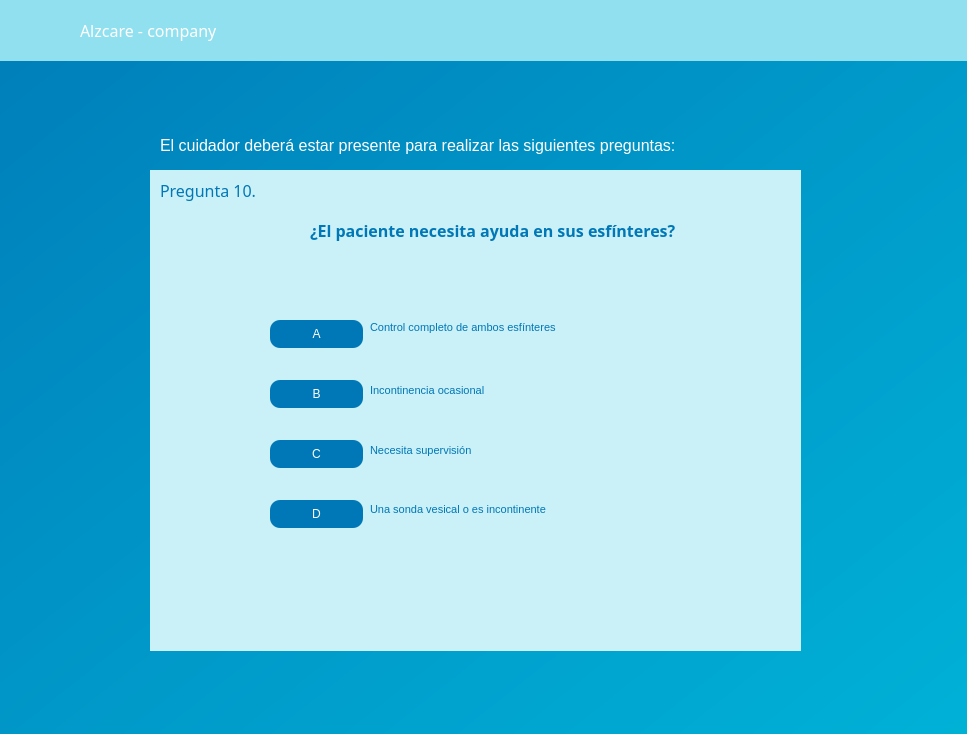
<?xml version="1.0" encoding="UTF-8"?>
<ui version="4.0">
 <class>Form</class>
 <widget class="QWidget" name="Form">
  <property name="geometry">
   <rect>
    <x>0</x>
    <y>0</y>
    <width>967</width>
    <height>734</height>
   </rect>
  </property>
  <property name="windowTitle">
   <string>Form</string>
  </property>
  <widget class="QWidget" name="widget" native="true">
   <property name="geometry">
    <rect>
     <x>-90</x>
     <y>-110</y>
     <width>1101</width>
     <height>881</height>
    </rect>
   </property>
   <property name="styleSheet">
    <string notr="true">QWidget {
    background: qlineargradient(x1:0, y1:0, x2:1, y2:1, stop:0 #0077b6, stop:0.5 #0096c7, stop:1 #00b4d8);
}

QLabel {
    background-color: transparent;  /* Fondo transparente para QLabel */
    color: white;  /* Color del texto del QLabel */
    font-size: 16px;  /* Tamaño de fuente del QLabel */
}

QLineEdit {
    background-color: white;  /* Fondo sólido blanco para QLineEdit */
    border: 2px solid #00b4d8;
    border-radius: 10px;
    padding: 10px;
    font-size: 16px;
    color: black;
}

QLineEdit:focus {
    border: 2px solid #0077b6; /* Color del borde al enfocar */
    outline: none;
}


QPushButton{
	border-radius: 10px;
	color: white;
	background-color: rgb(0, 119, 182)
}</string>
   </property>
   <widget class="QLabel" name="label_5">
    <property name="geometry">
     <rect>
      <x>610</x>
      <y>330</y>
      <width>61</width>
      <height>51</height>
     </rect>
    </property>
    <property name="text">
     <string/>
    </property>
    <property name="pixmap">
     <pixmap resource="recursos_interfazseguimiento10.qrc">:/prefijoNuevo/Alzcare.png</pixmap>
    </property>
   </widget>
   <widget class="QWidget" name="widget_2" native="true">
    <property name="geometry">
     <rect>
      <x>10</x>
      <y>110</y>
      <width>1191</width>
      <height>61</height>
     </rect>
    </property>
    <property name="styleSheet">
     <string notr="true">QWidget{
	background-color: rgb(144, 224, 239);
}</string>
    </property>
    <widget class="QLabel" name="label_2">
     <property name="geometry">
      <rect>
       <x>160</x>
       <y>20</y>
       <width>151</width>
       <height>21</height>
      </rect>
     </property>
     <property name="font">
      <font>
       <family>Montserrat</family>
       <pointsize>-1</pointsize>
       <weight>50</weight>
       <bold>false</bold>
      </font>
     </property>
     <property name="text">
      <string>Alzcare - company</string>
     </property>
    </widget>
    <widget class="QLabel" name="label">
     <property name="geometry">
      <rect>
       <x>100</x>
       <y>10</y>
       <width>41</width>
       <height>41</height>
      </rect>
     </property>
     <property name="text">
      <string/>
     </property>
     <property name="pixmap">
      <pixmap resource="recursos_interfazseguimiento10.qrc">:/prefijoNuevo/Alzcare.png</pixmap>
     </property>
     <property name="scaledContents">
      <bool>true</bool>
     </property>
    </widget>
    <widget class="QPushButton" name="pushButton_regresar">
     <property name="geometry">
      <rect>
       <x>960</x>
       <y>20</y>
       <width>81</width>
       <height>31</height>
      </rect>
     </property>
     <property name="text">
      <string/>
     </property>
     <property name="icon">
      <iconset resource="recursos_interfazseguimiento10.qrc">
       <normaloff>:/prefijoNuevo/regresar.png</normaloff>:/prefijoNuevo/regresar.png</iconset>
     </property>
     <property name="iconSize">
      <size>
       <width>40</width>
       <height>240</height>
      </size>
     </property>
    </widget>
   </widget>
   <widget class="QWidget" name="widget_3" native="true">
    <property name="geometry">
     <rect>
      <x>240</x>
      <y>280</y>
      <width>651</width>
      <height>481</height>
     </rect>
    </property>
    <property name="styleSheet">
     <string notr="true">QWidget{
	background-color: rgb(202, 240, 248);
}
QLabel{
	color: rgb(0, 119, 182);}

QPushButton{
	background-color: rgb(0, 119, 182);
	color: white;
}</string>
    </property>
    <widget class="QLabel" name="label_3">
     <property name="geometry">
      <rect>
       <x>10</x>
       <y>0</y>
       <width>351</width>
       <height>41</height>
      </rect>
     </property>
     <property name="font">
      <font>
       <family>Montserrat</family>
       <pointsize>-1</pointsize>
       <weight>50</weight>
       <bold>false</bold>
      </font>
     </property>
     <property name="text">
      <string>&lt;html&gt;&lt;head/&gt;&lt;body&gt;&lt;p&gt;Pregunta 10.&lt;/p&gt;&lt;/body&gt;&lt;/html&gt;</string>
     </property>
    </widget>
    <widget class="QLabel" name="label_7">
     <property name="geometry">
      <rect>
       <x>160</x>
       <y>40</y>
       <width>421</width>
       <height>41</height>
      </rect>
     </property>
     <property name="font">
      <font>
       <family>Montserrat</family>
       <pointsize>-1</pointsize>
       <weight>75</weight>
       <bold>true</bold>
      </font>
     </property>
     <property name="text">
      <string>&lt;html&gt;&lt;head/&gt;&lt;body&gt;&lt;p&gt;¿El paciente necesita ayuda en sus esfínteres?&lt;/p&gt;&lt;/body&gt;&lt;/html&gt;</string>
     </property>
    </widget>
    <widget class="QPushButton" name="pushButton">
     <property name="geometry">
      <rect>
       <x>120</x>
       <y>150</y>
       <width>93</width>
       <height>28</height>
      </rect>
     </property>
     <property name="text">
      <string>A</string>
     </property>
    </widget>
    <widget class="QPushButton" name="pushButton_B">
     <property name="geometry">
      <rect>
       <x>120</x>
       <y>210</y>
       <width>93</width>
       <height>28</height>
      </rect>
     </property>
     <property name="text">
      <string>B</string>
     </property>
    </widget>
    <widget class="QPushButton" name="pushButton_C">
     <property name="geometry">
      <rect>
       <x>120</x>
       <y>270</y>
       <width>93</width>
       <height>28</height>
      </rect>
     </property>
     <property name="text">
      <string>C</string>
     </property>
    </widget>
    <widget class="QPushButton" name="pushButton_D">
     <property name="geometry">
      <rect>
       <x>120</x>
       <y>330</y>
       <width>93</width>
       <height>28</height>
      </rect>
     </property>
     <property name="text">
      <string>D</string>
     </property>
    </widget>
    <widget class="QLabel" name="label_A">
     <property name="geometry">
      <rect>
       <x>220</x>
       <y>150</y>
       <width>261</width>
       <height>16</height>
      </rect>
     </property>
     <property name="text">
      <string>&lt;html&gt;&lt;head/&gt;&lt;body&gt;&lt;p&gt;&lt;span style=&quot; font-size:8pt;&quot;&gt;Control completo de ambos esfínteres&lt;/span&gt;&lt;/p&gt;&lt;/body&gt;&lt;/html&gt;</string>
     </property>
    </widget>
    <widget class="QLabel" name="label_B">
     <property name="geometry">
      <rect>
       <x>220</x>
       <y>210</y>
       <width>141</width>
       <height>21</height>
      </rect>
     </property>
     <property name="text">
      <string>&lt;html&gt;&lt;head/&gt;&lt;body&gt;&lt;p&gt;&lt;span style=&quot; font-size:8pt;&quot;&gt;Incontinencia ocasional&lt;/span&gt;&lt;/p&gt;&lt;/body&gt;&lt;/html&gt;</string>
     </property>
    </widget>
    <widget class="QLabel" name="label_C">
     <property name="geometry">
      <rect>
       <x>220</x>
       <y>270</y>
       <width>141</width>
       <height>21</height>
      </rect>
     </property>
     <property name="text">
      <string>&lt;html&gt;&lt;head/&gt;&lt;body&gt;&lt;p&gt;&lt;span style=&quot; font-size:8pt;&quot;&gt;Necesita supervisión&lt;/span&gt;&lt;/p&gt;&lt;/body&gt;&lt;/html&gt;</string>
     </property>
    </widget>
    <widget class="QLabel" name="label_D">
     <property name="geometry">
      <rect>
       <x>220</x>
       <y>330</y>
       <width>221</width>
       <height>20</height>
      </rect>
     </property>
     <property name="text">
      <string>&lt;html&gt;&lt;head/&gt;&lt;body&gt;&lt;p&gt;&lt;span style=&quot; font-size:8pt;&quot;&gt;Una sonda vesical o es incontinente&lt;/span&gt;&lt;/p&gt;&lt;/body&gt;&lt;/html&gt;</string>
     </property>
    </widget>
   </widget>
   <widget class="QLabel" name="label_6">
    <property name="geometry">
     <rect>
      <x>250</x>
      <y>240</y>
      <width>531</width>
      <height>31</height>
     </rect>
    </property>
    <property name="text">
     <string>El cuidador deberá estar presente para realizar las siguientes preguntas:</string>
    </property>
   </widget>
  </widget>
 </widget>
 <resources>
  <include location="recursos_interfazseguimiento10.qrc"/>
 </resources>
 <connections/>
</ui>
